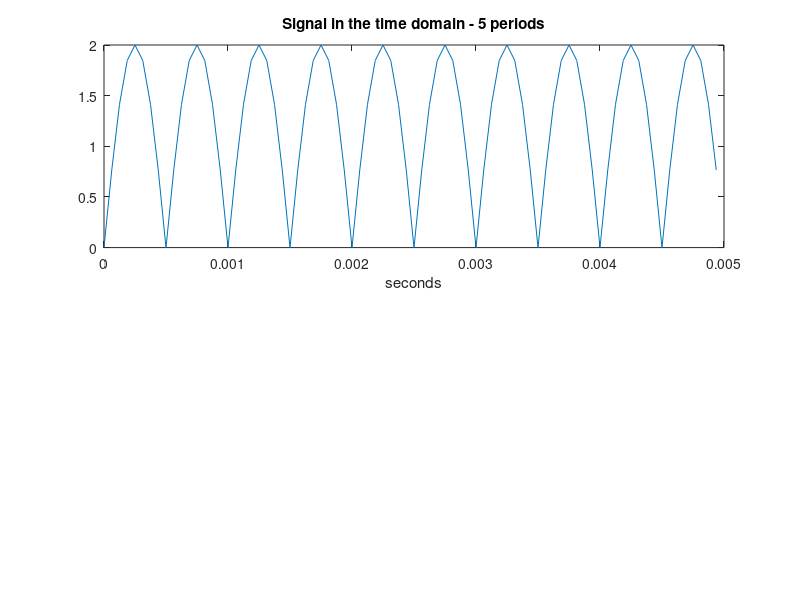

This figure's MATLAB source: (Note: this script raises an error after producing the figure.)
clear
clc

f0 = 1000; %Fréquence du sinus
fe = 16000; %Fréquence d'échantillonage
A=2;
T0 = 1/f0;
Te = 1/fe;
D = 2;
t = (0:Te:D);
n = ceil(5*(T0/Te)); % nbre d'échantillons

x = A*sin(2*pi*f0*t);

x3 = abs(x);
subplot(2,1,1);
plot(t(1:n),x3(1:n));
xlabel('seconds');
title('Signal in the time domain - 5 periods');
zoom xon;
disp("Fréquence échantillonage : "+ fe);
% valeur moyenne
Vm = mean(x3(1:n));
disp("Vm = "+ Vm)
% puissance moyenne
Pm = mean(x3(1:n).^2);
Pdbm = 10*log10((Pm/10^(-3)));
disp("Pm = "+ Pm +" W") % en W
disp("Pdbm = "+ Pdbm +" dBm") % en dBm
% valeur efficace
Aeff = sqrt(Pm);
disp("Aeff = "+ Aeff+ " W^(1/2)")

x4 = [];
modulo = mod(t,T0);
for i = 1:length(modulo)
    index = modulo(1,i);
    if index<(T0/2) && index>=0
        x4 = [x4, 2];
    else
        x4 = [x4, 0.5];
    end
end
subplot(2,1,2);
plot(t(1:n),x4(1:n));
xlabel('seconds');
title('Signal in the time domain - 5 periods');
zoom xon;
disp("Fréquence échantillonage : "+ fe);
% valeur moyenne
Vm = mean(x(1:n));
disp("Vm = "+ Vm)
% puissance moyenne
Pm = mean(x(1:n).^2);
Pdbm = 10*log10((Pm/10^(-3)));
disp("Pm = "+ Pm +" W") % en W
disp("Pdbm = "+ Pdbm +" dBm") % en dBm
% valeur efficace
Aeff = sqrt(Pm);
disp("Aeff = "+ Aeff+ " W^(1/2)")
